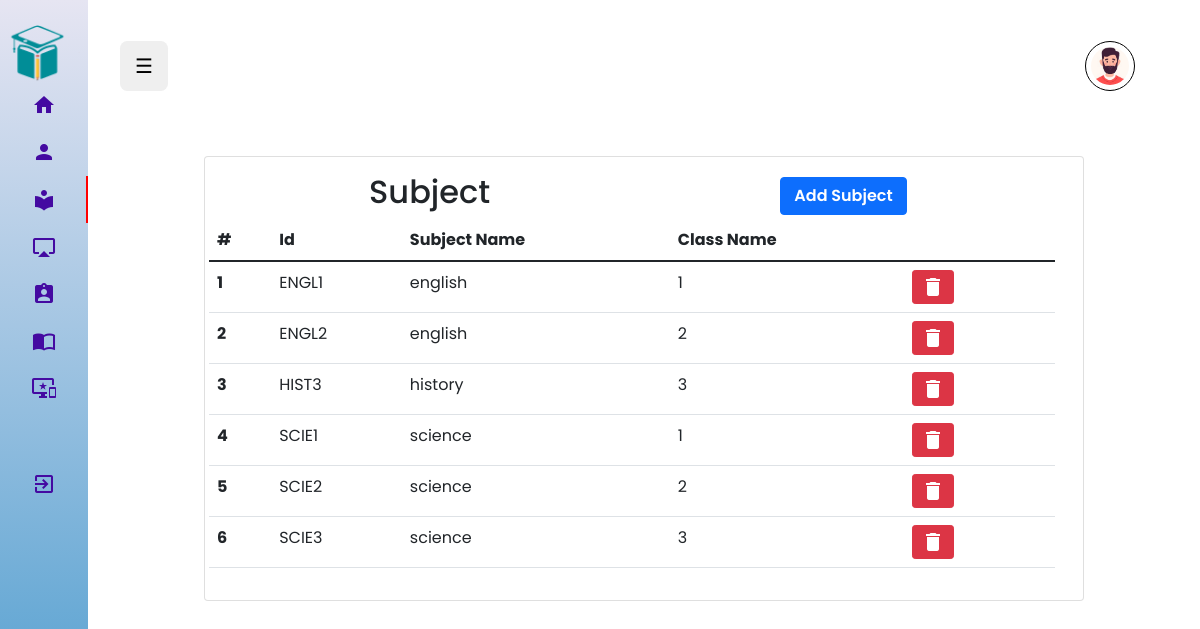
/admin/subject/Subject.php, run on the app's committed database.
### tables this page shows
CREATE TABLE `subject` (
  `subject_id` varchar(255) NOT NULL,
  `name` varchar(255) NOT NULL,
  `class` int(11) NOT NULL,
  `overall_ratings` int(20) DEFAULT NULL
);

### admin/subject/Subject.php (the view, shortened to what this page needs)
<?php
include('../mainInclude/header.php');
?>
<section id="content">
    <div class="container p-4">
        <div class="card" style="width: 55rem;margin:auto;">
            <div class="card-body">
                <div class="row admin-mybooks-header">
                    <h2>Subject</h2>
                    <button type="button" class="btn btn-primary abutton" data-bs-toggle="modal" data-bs-target="#addsubjectModalCenter">
                        Add Subject
                    </button>
                    <table class="table table-hover">
                        <thead>
                            <tr>
                                <th scope="col">#</th>
                                <th scope="col">Id</th>
                                <th scope="col">Subject Name</th>
                                <th scope="col">Class Name</th>
                            </tr>
                        </thead>
                        <tbody>
                            <?php
                            include_once('../../dbConnection.php');
                            $sql = "SELECT * FROM subject";
                            $query = mysqli_query($conn, $sql);
                            $count = 1;
                            while ($result = mysqli_fetch_assoc($query)) {
                                echo "<tr><th scope='row'>" . $count++ . "</th>";
                                echo "<td>" . $result['subject_id'] . "</td>";
                                echo "<td>" . $result['name'] . "</td>";
                                echo "<td>" . $result['class'] . "</td>";
                                echo '
                            <td>
                                <button class="btn btn-danger btn-sm deletebtn" type="button" id="' . $result['subject_id'] . '"><span class="material-icons">
                                delete
                                </span></button>
                            </td>
                            <td>
                               <input type="hidden" id="sub" value="' . $result['subject_id'] . '">
                          </td>
                        </tr>
                        ';
                            }
                            ?>
                        </tbody>
                    </table>
                </div>
            </div>
        </div>
    </div>
    </div>
<?php include('../mainInclude/footer.php'); ?>

### admin/css/style.css (style rules this page uses)
* { box-sizing: border-box; margin: 0; padding: 0; }
body { font-family: "Rubik", sans-serif; }

### public/css/admin.css (style rules this page uses)
.admin-mybooks-header { width: 100%; justify-content: space-between; }
.admin-mybooks-header .abutton { width: 15%; font-weight: 600; }
.admin-mybooks-header h2 { width: 50%; }

### public/css/global.css (style rules this page uses)
* { padding: 0; margin: 0; box-sizing: border-box; font-family: var(--primary-font); }
:root { --primary-color: rgba(0, 118, 255, 0.9); --grey-color: rgb(233, 233, 233); --primary-font: "Poppins", sans-serif; --cursive-font: "Redressed", cursive; }
button { cursor: pointer; border: none; outline: none; }
.row { display: flex; flex-direction: row; justify-content: center; align-items: center; }

### data on the page
subject: subject_id "ENGL1", name "english", class "1"
subject: subject_id "ENGL2", name "english", class "2"
subject: subject_id "HIST3", name "history", class "3"
subject: subject_id "SCIE1", name "science", class "1"
subject: subject_id "SCIE2", name "science", class "2"
subject: subject_id "SCIE3", name "science", class "3"
